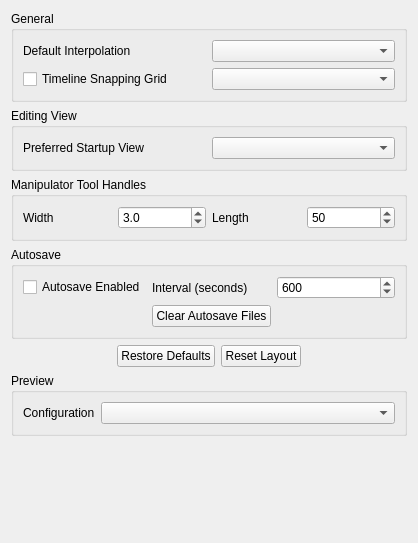
<?xml version="1.0" encoding="UTF-8"?>
<ui version="4.0">
 <class>StudioAppPrefsPage</class>
 <widget class="QWidget" name="StudioAppPrefsPage">
  <property name="geometry">
   <rect>
    <x>0</x>
    <y>0</y>
    <width>418</width>
    <height>543</height>
   </rect>
  </property>
  <property name="windowTitle">
   <string>Form</string>
  </property>
  <layout class="QVBoxLayout" name="verticalLayout">
   <item>
    <widget class="QGroupBox" name="groupBox">
     <property name="title">
      <string>General</string>
     </property>
     <layout class="QGridLayout" name="gridLayout">
      <item row="1" column="0">
       <widget class="QCheckBox" name="m_checkTimelineAbsoluteSnapping">
        <property name="text">
         <string>Timeline Snapping Grid</string>
        </property>
       </widget>
      </item>
      <item row="0" column="1">
       <widget class="QComboBox" name="m_DefaultInterpolation"/>
      </item>
      <item row="0" column="0">
       <widget class="QLabel" name="label_2">
        <property name="text">
         <string>Default Interpolation</string>
        </property>
        <property name="buddy">
         <cstring>m_DefaultInterpolation</cstring>
        </property>
       </widget>
      </item>
      <item row="1" column="1">
       <widget class="QComboBox" name="m_SnapRangeCombo"/>
      </item>
     </layout>
    </widget>
   </item>
   <item>
    <widget class="QGroupBox" name="m_groupBoxEditingView">
     <property name="title">
      <string>Editing View</string>
     </property>
     <layout class="QGridLayout" name="gridLayout_2">
      <item row="0" column="2" colspan="2">
       <widget class="QComboBox" name="m_EditViewStartupView"/>
      </item>
      <item row="0" column="0" colspan="2">
       <widget class="QLabel" name="label_4">
        <property name="text">
         <string>Preferred Startup View</string>
        </property>
        <property name="buddy">
         <cstring>m_EditViewStartupView</cstring>
        </property>
       </widget>
      </item>
     </layout>
    </widget>
   </item>
   <item>
    <widget class="QGroupBox" name="groupBoxToolHandles">
     <property name="title">
      <string>Manipulator Tool Handles</string>
     </property>
     <layout class="QGridLayout" name="gridLayout_3">
      <item row="0" column="1">
       <widget class="QDoubleSpinBox" name="selectorWidth">
        <property name="toolTip">
         <string>The width of the 3D view
manipulator tool handles</string>
        </property>
        <property name="decimals">
         <number>1</number>
        </property>
        <property name="minimum">
         <double>1.000000000000000</double>
        </property>
        <property name="maximum">
         <double>10.000000000000000</double>
        </property>
        <property name="singleStep">
         <double>0.500000000000000</double>
        </property>
        <property name="value">
         <double>3.000000000000000</double>
        </property>
       </widget>
      </item>
      <item row="0" column="0">
       <widget class="QLabel" name="label_5">
        <property name="text">
         <string>Width</string>
        </property>
       </widget>
      </item>
      <item row="0" column="2">
       <widget class="QLabel" name="label_6">
        <property name="text">
         <string>Length</string>
        </property>
       </widget>
      </item>
      <item row="0" column="3">
       <widget class="QDoubleSpinBox" name="selectorLength">
        <property name="toolTip">
         <string>The length of the 3D view
manipulator tool handles</string>
        </property>
        <property name="decimals">
         <number>0</number>
        </property>
        <property name="minimum">
         <double>10.000000000000000</double>
        </property>
        <property name="value">
         <double>50.000000000000000</double>
        </property>
       </widget>
      </item>
     </layout>
    </widget>
   </item>
   <item>
    <widget class="QGroupBox" name="groupBoxAutosave">
     <property name="title">
      <string>Autosave</string>
     </property>
     <layout class="QGridLayout" name="gridLayout_4">
      <item row="0" column="0">
       <widget class="QCheckBox" name="autosaveEnabled">
        <property name="text">
         <string>Autosave Enabled</string>
        </property>
       </widget>
      </item>
      <item row="0" column="1">
       <widget class="QLabel" name="intervalLabel">
        <property name="text">
         <string>Interval (seconds)</string>
        </property>
       </widget>
      </item>
      <item row="0" column="2">
       <widget class="QSpinBox" name="autosaveInterval">
        <property name="toolTip">
         <string>The length of the 3D view
manipulator tool handles.</string>
        </property>
        <property name="minimum">
         <number>30</number>
        </property>
        <property name="maximum">
         <number>3600</number>
        </property>
        <property name="singleStep">
         <number>30</number>
        </property>
        <property name="value">
         <number>600</number>
        </property>
       </widget>
      </item>
      <item row="1" column="1">
       <widget class="QPushButton" name="clearAutosaveFiles">
        <property name="toolTip">
         <string>Clear all autosave files from project folder</string>
        </property>
        <property name="text">
         <string>Clear Autosave Files</string>
        </property>
       </widget>
      </item>
     </layout>
    </widget>
   </item>
   <item>
    <layout class="QHBoxLayout" name="horizontalLayout">
     <item>
      <spacer name="horizontalSpacer_2">
       <property name="orientation">
        <enum>Qt::Horizontal</enum>
       </property>
       <property name="sizeHint" stdset="0">
        <size>
         <width>40</width>
         <height>20</height>
        </size>
       </property>
      </spacer>
     </item>
     <item>
      <widget class="QPushButton" name="m_buttonRestoreDefaults">
       <property name="maximumSize">
        <size>
         <width>293</width>
         <height>16777215</height>
        </size>
       </property>
       <property name="toolTip">
        <string/>
       </property>
       <property name="text">
        <string>Restore Defaults</string>
       </property>
      </widget>
     </item>
     <item>
      <widget class="QPushButton" name="m_buttonResetLayout">
       <property name="toolTip">
        <string>Click to restore default Studio
palette positions and visibilities</string>
       </property>
       <property name="text">
        <string>Reset Layout</string>
       </property>
      </widget>
     </item>
     <item>
      <spacer name="horizontalSpacer">
       <property name="orientation">
        <enum>Qt::Horizontal</enum>
       </property>
       <property name="sizeHint" stdset="0">
        <size>
         <width>40</width>
         <height>20</height>
        </size>
       </property>
      </spacer>
     </item>
    </layout>
   </item>
   <item>
    <widget class="QGroupBox" name="groupBoxPreview">
     <property name="title">
      <string>Preview</string>
     </property>
     <layout class="QFormLayout" name="formLayout">
      <item row="1" column="0">
       <widget class="QLabel" name="label_5">
        <property name="text">
         <string>Configuration</string>
        </property>
        <property name="buddy">
         <cstring>m_PreviewSelector</cstring>
        </property>
       </widget>
      </item>
      <item row="1" column="1">
       <widget class="QComboBox" name="m_PreviewSelector"/>
      </item>
     </layout>
    </widget>
   </item>
   <item>
    <spacer name="verticalSpacer">
     <property name="orientation">
      <enum>Qt::Vertical</enum>
     </property>
     <property name="sizeHint" stdset="0">
      <size>
       <width>20</width>
       <height>0</height>
      </size>
     </property>
    </spacer>
   </item>
  </layout>
 </widget>
 <resources/>
 <connections/>
</ui>
